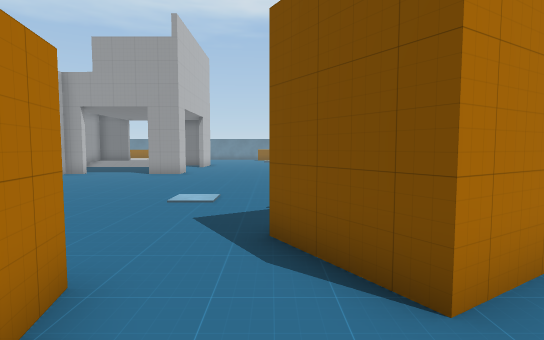
View 1 (above)

18 first-person views from a walk through a scene from a Unity 3-D project. The camera is 1.2 m above the floor, tilts 4° down and sees 80° across. The floor is counted in squares, 1 m on a side. Each view is taken from the middle of a square. On the plan, view 1 faces up. The plan holds only what a view shows up to about 14 squares ahead; the rest is blank. The place goes on beyond the plan. The player is left out.

View 2
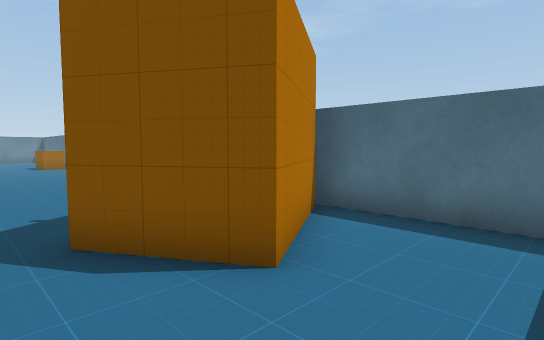

View 3
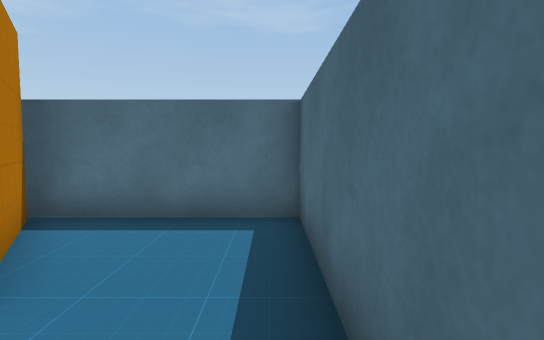

View 4
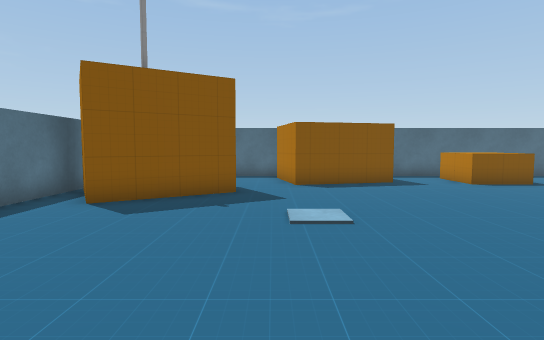

View 5
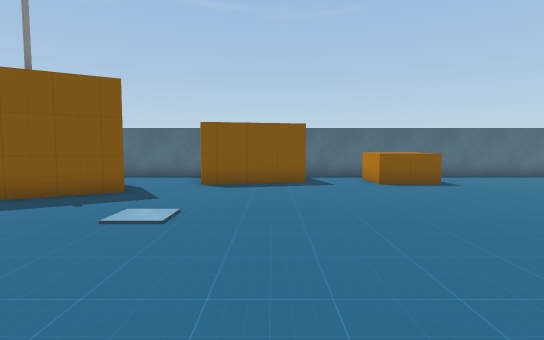

View 6
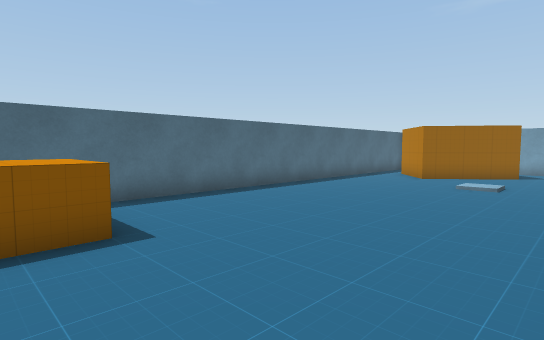

View 7
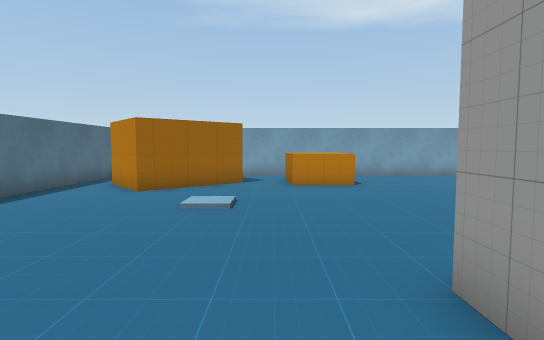

View 8
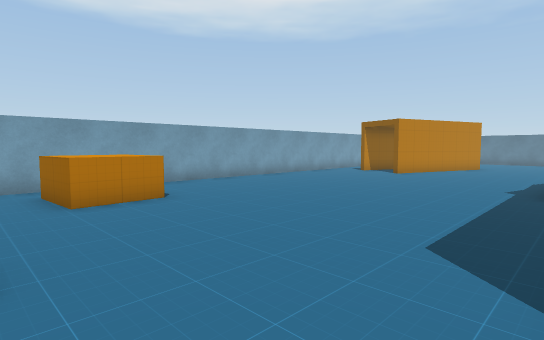

View 9
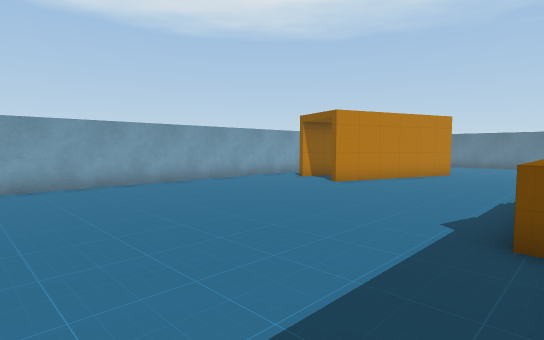

View 10
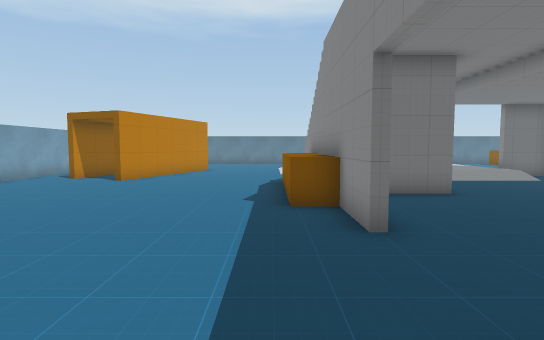

View 11
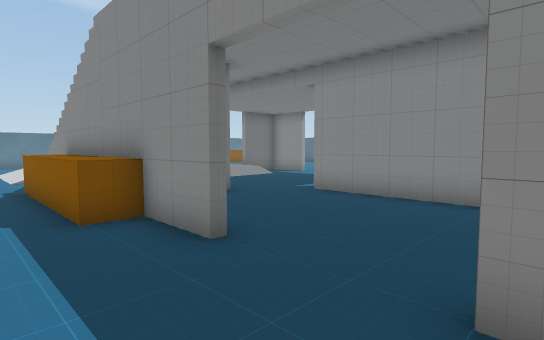

View 12
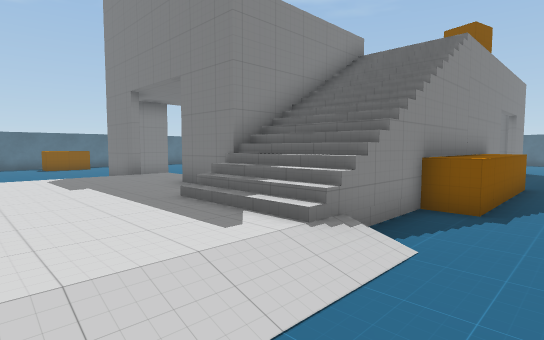

View 13
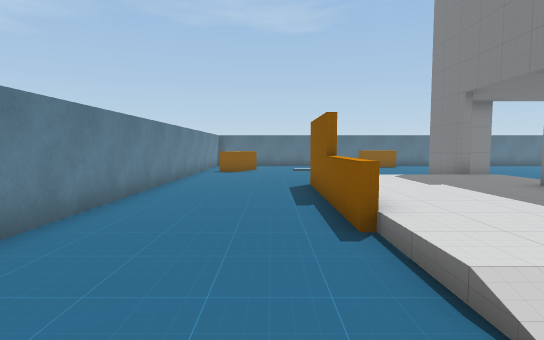

View 14
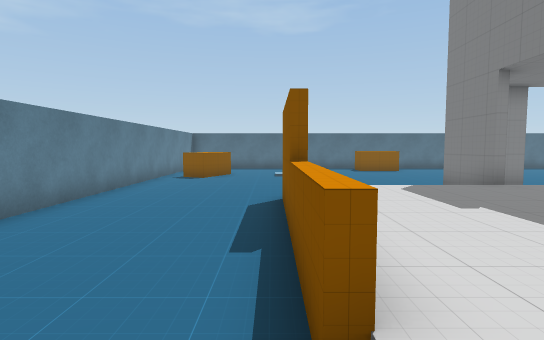

View 15
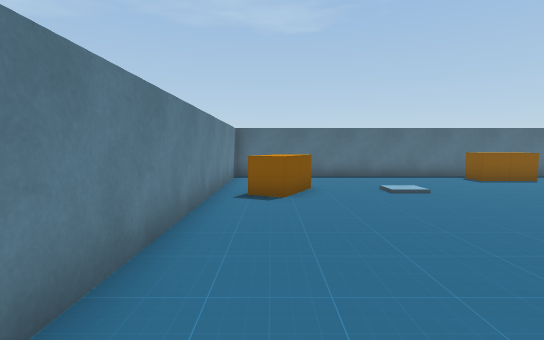

View 16
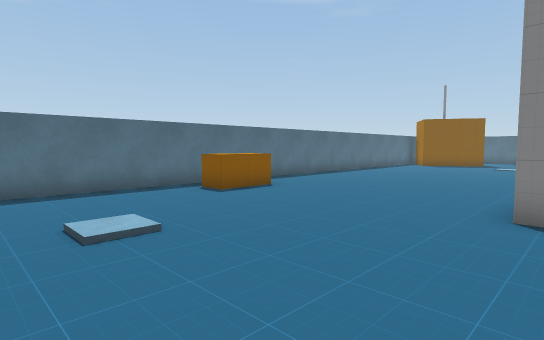

View 17
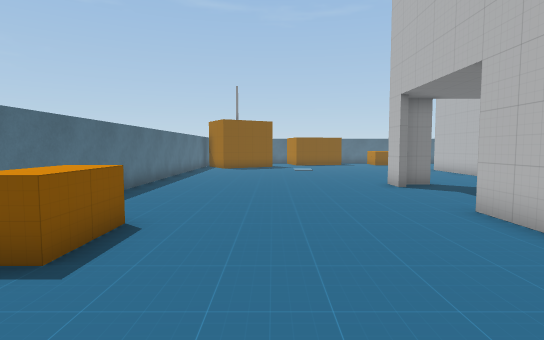

View 18
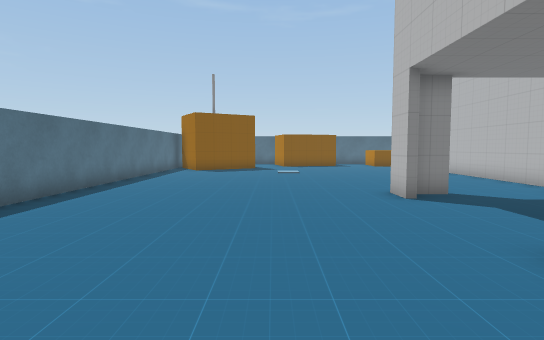

### Floor plan
Key: @ floor where view 1 was taken; # wall or solid block; . main floor; : floor 0.25 m higher than the main floor; / step, stairs or slope; = window, fence, low wall or low ledge; O other object.
Columns run from 26 left of view 1 to 5 right of it. Each row starts with its distance up from view 1.
 32              ###################
 31             ...................#
 30            ..............OOO   #
 29            ...............OO.  #
 28          . ....................#
 27            ...===###...........#
 26        ... /:::::    ..........#
 25       #..../::::::::/..........#
 24       #..../::::::::/..........#
 23      ##....////:::::/..........#
 22 #. # #......///##:::###......O.#
 21 #.####......///# :::..#......O #
 20 #...##......///# ///..#....... #
 19 #..........O///#...............#
 18 #..........O///#...............#
 17 #..........O//=#...............#
 16 #..........O ///...............#
 15 #..........O ........#.........#
 14 #...........#....#.............#
 13 #...........#....#.............#
 12 #................#.............#
 11 #................#.............#
 10 #................#.............#
  9 # .O........#    #.............#
  8 # OOO.......#     ............
  7 #.OOO..........................
  6 #...........................OO.#
  5 #..O.......................OOOO#
  4    OO.....................OO OO#
  3     OO..................O..OOO.#
  2     OO...........OO..OOOO..O...#
  1    OO............OO..    O.....#
  0   ...................    .@....#
 -1  #####################   #######

Positions as (right, up) in squares from view 1, and headings:
1: (0, 0), facing up
2: (-1, 0), facing up-right
3: (-1, 0), facing right
4: (-1, 13), facing down
5: (-4, 13), facing down
6: (-8, 7), facing down-left
7: (-12, 6), facing left
8: (-15, 5), facing up-left
9: (-15, 10), facing up-left
10: (-16, 8), facing up
11: (-17, 9), facing up-right
12: (-17, 26), facing down-right
13: (-17, 28), facing right
14: (-14, 27), facing right
15: (-9, 30), facing right
16: (-5, 28), facing down-right
17: (0, 26), facing down
18: (-1, 23), facing down
